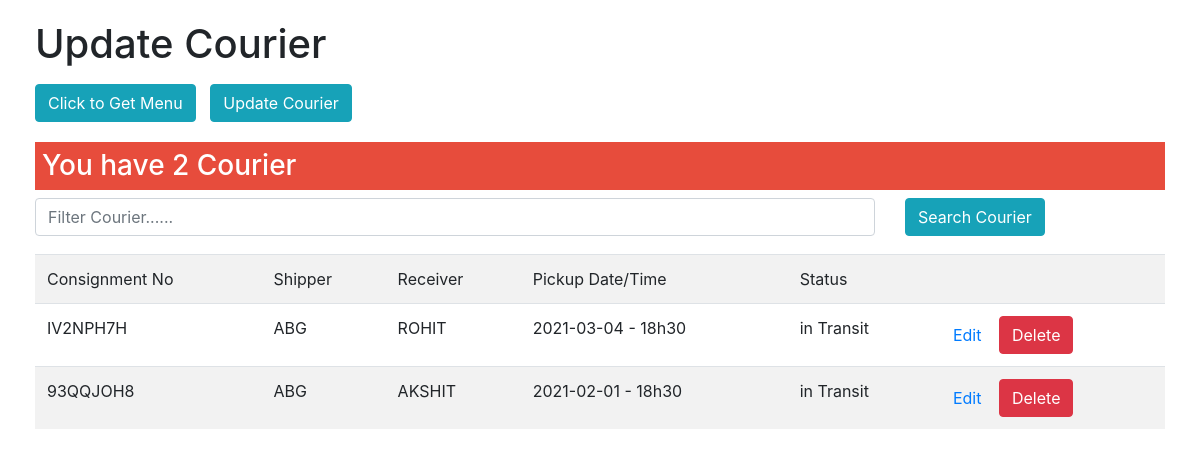
Page /admin/courier_list.php (signed in) on the committed database.
### tables this page shows
CREATE TABLE `tbl_courier` (
  `cid` int(10) NOT NULL,
  `cuid` int(5) NOT NULL,
  `cons_no` varchar(20) NOT NULL,
  `ship_name` varchar(100) NOT NULL,
  `phone` varchar(13) NOT NULL,
  `s_add` varchar(200) NOT NULL,
  `rev_name` varchar(100) NOT NULL,
  `r_phone` varchar(13) NOT NULL,
  `r_add` varchar(200) NOT NULL,
  `dname` varchar(60) NOT NULL,
  `plaque` varchar(15) NOT NULL,
  `type` varchar(40) NOT NULL,
  `qty` int(10) NOT NULL,
  `book_mode` varchar(20) NOT NULL,
  `Totalfreight` int(15) NOT NULL,
  `mode` varchar(20) NOT NULL,
  `office` varchar(30) NOT NULL,
  `pick_date` varchar(20) NOT NULL,
  `pick_time` varchar(10) NOT NULL,
  `status` varchar(20) NOT NULL,
  `comments` varchar(250) NOT NULL,
  `book_date` date NOT NULL
);

### admin/courier_list.php (the view, shortened to what this page needs)
<?php
include('dbconnection.php');
if(strlen($_SESSION['cuid']==0)) {
header('location:login.php');
}else{
$userid=$_SESSION['cuid'];
$query=mysqli_query($con,"select * from tbl_courier where status !='Delivered' and cuid=$userid ORDER BY cid DESC");
?>
<!DOCTYPE html>
<html lang="en">
<head>
    <link href="vendor/bootstrap/css/bootstrap.min.css" rel="stylesheet">
    <link href="css/simple-sidebar.css" rel="stylesheet">
</head>
<body>
    <div id="wrapper">
        <div id="page-content-wrapper">
            <div class="container-fluid">
                <h1><span class="glyphicon glyphicon-cog" aria-hidden="true"></span> Update Courier</h1>
                <a href="#menu-toggle" class="btn btn-info" id="menu-toggle">Click to Get Menu</a>
				<a href="#" class="btn btn-info" style="margin-left:10px;">Update Courier</a>
            </div>
<?php
include 'dbcon.php';
$sql = $conn ->prepare("SELECT COUNT(cid) as m FROM tbl_courier WHERE status !='Delivered'  and cuid=$userid");
                                           $sql -> execute();
                                           $count = $sql->fetchAll();
                                           foreach ($count as $field);
                                           ?>
			<div class="col-md-12">
					<div class="panel panel-default">
					  <div class="panel-heading main-color-bg">
						<h3 class="panel-title">You have <?php echo $field['m'];?> Courier</h3>
					  </div>
					  	<div class="panel-body">
							<div class="row">
							<div class="col-md-9">
								<input class="form-control input-type-space" type="text" name="" placeholder="Filter Courier......">
							</div>
							<div class="col-md-3">
								<input type="submit" value="Search Courier" class="btn btn-info">
							</div>
						</div>
						  <table class="table table-striped table-hover" style="margin-top:18px;">
							<tr>
								<td>Consignment No</td>
								<td>Shipper</td>
								<td>Receiver</td>
								<td>Pickup Date/Time</td>
								<td>Status</td>
								<td></td>
							</tr>
							<?php while($result=mysqli_fetch_array($query)){
							$cid=$result['cid'];
							?>
							<tr>
								<td><?php echo $result['cons_no']; ?></td>
								<td><?php echo $result['ship_name']; ?></td>
								<td><?php echo $result['rev_name']; ?></td>
								<td><?php echo $result['pick_date']; ?> - <?php echo $result['pick_time']; ?></td>
								<td><?php echo $result['status']; ?></td>
								<td><a class="btn btn-default"href="edit-courier.php?cid=<?php echo $cid; ?>">Edit</a> <a class="btn btn-danger"href="delete-courier.php?cid=<?php echo $cid; ?>">Delete</a></td>
							</tr>
							<?php }?>
						  </table>
					  </div>
						</div>
					</div>
					</div>
				</div>
</body>
</html>
<?php }?>

### admin/css/simple-sidebar.css (style rules this page uses)
body { overflow-x: hidden; }
.main-color-bg { background:#e74c3c !important; border-color:c392b !important; color:#FFFFFF !important; }
.panel-title { padding:7px; }
#wrapper { padding-left: 0; -webkit-transition: all 0.5s ease; -moz-transition: all 0.5s ease; -o-transition: all 0.5s ease; transition: all 0.5s ease; }
#page-content-wrapper { width: 100%; position: absolute; padding: 15px; }
.panel-heading { margin-top:20px; }
@media (min-width:768px) { #wrapper { padding-left: 0; } }
@media (min-width:768px) { #page-content-wrapper { padding: 20px; position: relative; } }

### rows in the picture
tbl_courier: cons_no "IV2NPH7H", ship_name "ABG", rev_name "ROHIT", pick_date "2021-03-04", pick_time "18h30", status "in Transit"
tbl_courier: cons_no "93QQJOH8", ship_name "ABG", rev_name "AKSHIT", pick_date "2021-02-01", pick_time "18h30", status "in Transit"

### other values in the picture
$field['m'] "2"
